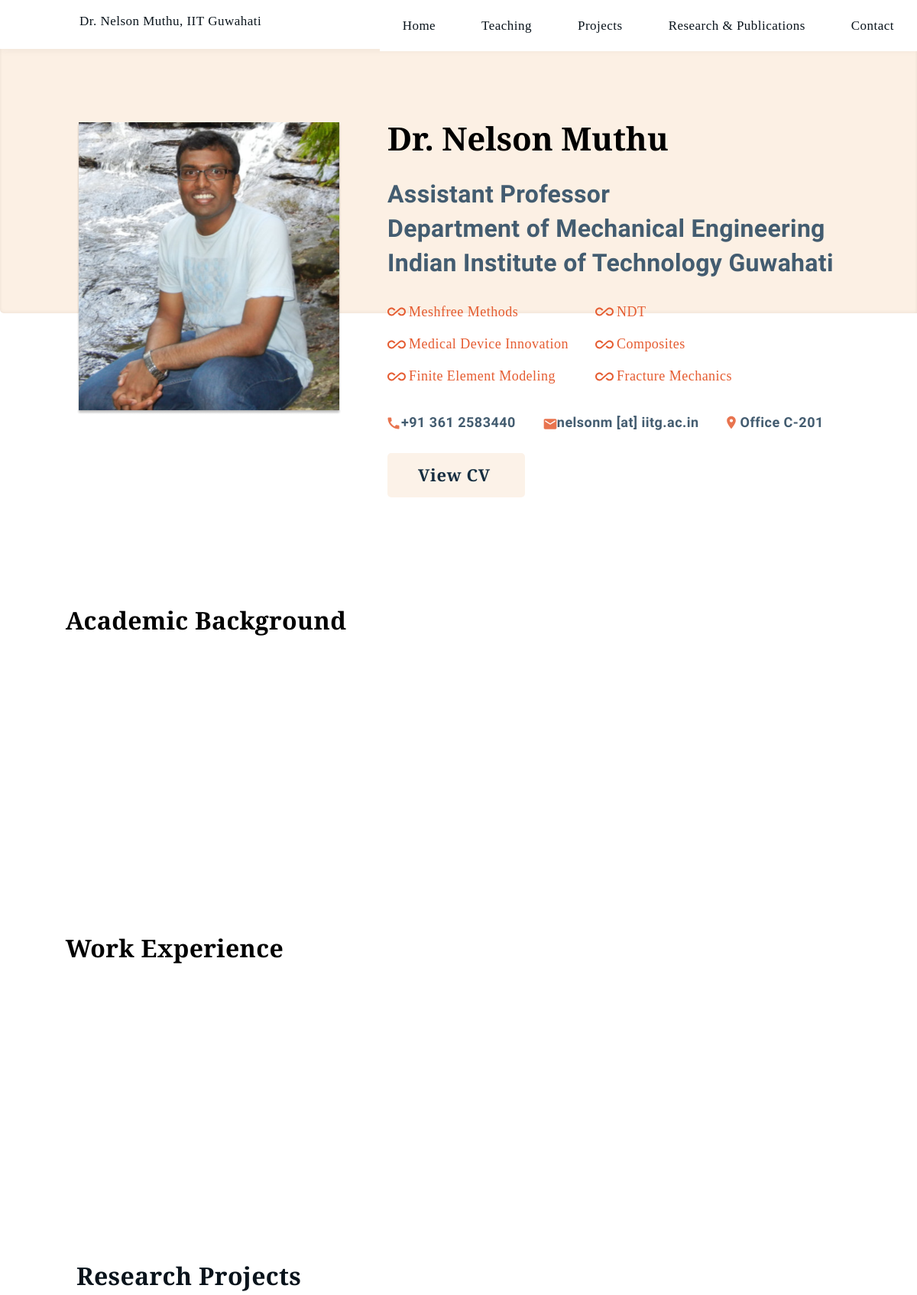
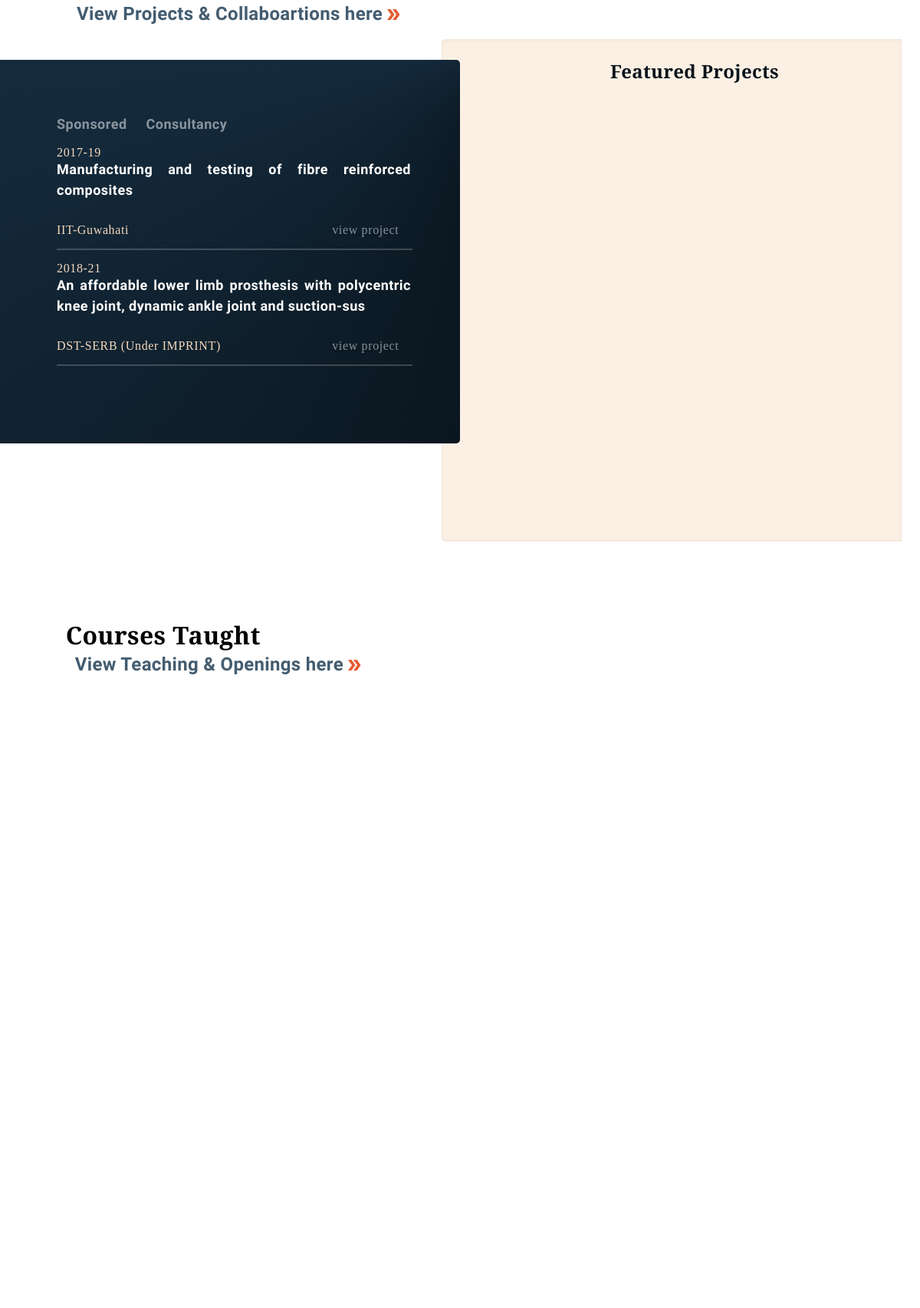
The page / (upper part) on the database its author committed (2 pictures, top to bottom).
### page/models.py (models this page shows, shortened)
class Project(models.Model):
    proj_id = models.AutoField(primary_key=True)
    name = models.CharField(max_length=100)
    company = models.CharField(max_length=100, blank=True)
    status = models.CharField(max_length=100, blank=True)
    tenure = models.CharField(max_length=100, help_text='year1-year2 e.g. 2018-2021')
    project_value = models.CharField(max_length=50, blank=True, help_text='in lakhs INR')
    pi = models.CharField(max_length=100, blank=True, help_text='principal investigator')
    copi = models.CharField(max_length=100, blank=True, help_text='co-principal investigator')
    about = models.TextField(max_length=5000)
    pr_choices = [
        ('Consultancy', 'Consultancy'), ('Sponsored', 'Sponsored')
    ]
    type = models.CharField(
        choices=pr_choices,
        default='Consultancy',
        max_length=50,
    )
    add_date = models.DateTimeField(auto_now_add=True, null=True)
    image = models.ImageField(upload_to='project/', help_text='featured image')
    featured = models.BooleanField(default=False)

### page/views.py (the view)
# urls.py: 2. Add a URL to urlpatterns:  path('', views.home, name='home')
def home(request):
    educations = Education.objects.all()
    awards = Award.objects.all()
    projects = Project.objects.all()
    projectImages = ProjectImage.objects.all()
    courses = Course.objects.all()
    curr_students = Curr_student.objects.all()
    collaborations = Collaboration.objects.all()
    experiences = Experience.objects.all()
    companys = Company.objects.all()
    collaboration_acads = Collaboration_acad.objects.all()
    services = Service.objects.all()
    data = {
        'awards': awards,
        'educations': educations,
        'projects': projects,
        'projectImages': projectImages,
        'courses': courses,
        'curr_students': curr_students,
        'collaborations': collaborations,
        'collaboration_acads': collaboration_acads,
        'experiences': experiences,
        'companys': companys,
        'services': services,
    }
    return render(request, 'home.html', data)

### template/home.html (shortened to what this page needs)
<!DOCTYPE html>
<html>
<head>
    {% load static %}
    <link rel="stylesheet" href="{% static 'style.css'%}">
    <link rel="stylesheet" href="{% static 'splide.min.css'%}">
</head>
<body class="container">
        <header class="header">
        <div class="first-head">
            <a class="nelson_header bit17" style="font-size: 17px;">Dr.&nbsp;Nelson Muthu,&nbsp;IIT&nbsp;Guwahati</a>
        </div>
        <ul class="menu">
            <li><a href="/" class="bit17" style="font-size: 17px; color: var(--blue100); ">Home</a></li>
            <li><a href="/teaching" class="bit17" style="font-size: 17px;color: var(--blue100);">Teaching</a></li>
            <li><a href="/projects" class="bit17" style="font-size: 17px;color: var(--blue100);"> Projects</a></li>
            <li><a href="/publications" class="bit17" style="font-size: 17px;color: var(--blue100);" href="#research">Research &
                    Publications</a></li>
            <li><a type="button" onclick="window.scroll({
                top: 0,
                left: 0,
                behavior: 'smooth'
              });" class="bit17" style="font-size: 17px;color: var(--blue100);">Contact</a></li>
        </ul>
    </header>
    <div class="test-flex">
        <div class="test-item" style="margin-top: -10px;">
                <div class="land-book" id="land-book">
        <div class="land-tan" id="land-tan"></div>
        <div class="land-row" id="land-row">
            <div  style="order: 0;" >
                <img class="muthu-img" id="muthu-img" src="{% static 'media/Nelson-Muthu.png'%}">
            </div>
            <div class="land-cont" style="order: 1;" id="land-cont">
                <div class="land-intro bit42" style="margin-top:0px;">Dr. Nelson Muthu</div>
                <div class="sub-intro-land ast32">Assistant Professor<br /> Department of Mechanical Engineering<br> Indian
                    Institute of Technology Guwahati</div>
                <div class="interest-flex" id="interest-flex">
                    <div class="int-left" id="int-left">
                        <div class="grp-left" style="margin-top: 0;">
                            <div class="all-inclusive-img"></div>
                            <div class="text-land bit18">Meshfree Methods</div>
                        </div>
                        <div class="grp-left">
                            <div class="all-inclusive-img"></div>
                            <div class="text-land bit18">Medical Device Innovation</div>
                        </div>
                        <div class="grp-left" style="margin-bottom: 0;">
                            <div class="all-inclusive-img"></div>
                            <div class="text-land bit18">Finite Element Modeling</div>
                        </div>
                    </div>
                    <div class="int-right" id="int-right">
                        <div class="grp-left" style="margin-top: 0;">
                            <div class="all-inclusive-img"></div>
                            <div class="text-land bit18">NDT</div>
                        </div>
                        <div class="grp-left">
                            <div class="all-inclusive-img"></div>
                            <div class="text-land bit18">Composites</div>
                        </div>
                        <div class="grp-left" style="margin-bottom: 0;">
                            <div class="all-inclusive-img"></div>
                            <div class="text-land bit18">Fracture Mechanics</div>
                        </div>
                    </div>
                </div>
                <div class="land-contact ast18" id="land-contact">
                    <div class="grp-land-flex">
                        <div class="cont-img">
                            <img src="{% static 'media/icon-phone.svg'%}" />
                        </div>
                        <div class="cont-grp" style="top:0px">+91 361 2583440</div>
                    </div>
                    <div class="grp-land-flex">
                        <div class="cont-img">
                            <img src="{% static 'media/icon-mail.svg'%}" />
                        </div>
                        <div class="cont-grp">nelsonm [at] iitg.ac.in</div>
                    </div>
                    <div class="grp-land-flex">
                        <a href="https://goo.gl/maps/jMRY1h9vQxq5btF66" target="_blank"><div class="cont-img">
                            <img src="{% static 'media/icon-location.svg'%}" />
                        </div></a>
                        <div class="cont-grp">Office C-201</div>
                    </div>
                </div>
                <div class="view-cv-res" style="margin-bottom:0px;">
                    <a href= "{% static 'media/Aryan Rathod CV.pdf' %}" target="_blank" style="text-decoration:none;">
                    <div class="cv-rect" style="background: #FCF2E8;">
                        <div class="cv-text bit22" style="color: #162E41;">View CV</div>
                    </div>
                    </a>
                </div>
            </div>
        </div>
    </div>
        </div>
        <div class="test-item">
    <div>
        <div class="title-acads bit32">Academic Background</div>
        <div class="acads-carousel" style="--text-size: 16px;">
        </div>
    </div>
    </div>
        <div class="test-item">
                <div>
        <div class="title-acads bit32">Work Experience</div>
        <div class="acads-carousel" style="--text-size: 16px;">
        </div>
    </div>
        </div>
        <div class="test-item">
            <div class="proj-book" id="projectsection">
                <div class="title-proj bit32">Research Projects</div>
                <div class="view-all-proj ast24" style="z-index:2000;"> View Projects & Collaboartions here
                    <a type="button" href="/projects" style="z-index:2000;text-decoration: none;"><img src="{% static 'media/d_arrow.svg' %}"></a>
                </div>
                <div class="over-wrapper" id="over-wrapper">
                    <div class="over-rect" style="order: 1;">
                        <div class="tan-rect" id="tan-rect">
                            <div class="tan-frame" id="tan-frame">
                                <div class="proj-name bit24">Featured Projects</div>
                                <div class="proj-carousel">
                                </div>
                            </div>
                        </div>
                    </div>
                    <div class="over-rect" style="order:0">
                        <div class="blue-rect" id="blue-rect">
                            <div class="blue-frame" id="blue-frame">
                                <div class="tab" >
                                    <div class="tablink" onclick="openCity('SP', this)" id="defaultOpen"><div class="ast18" style="text-decoration:none;">Sponsored</div></div>
                                    <div class="tablink" onclick="openCity('CO', this)"><div class="ast18">Consultancy</div></div>
                                </div>
                                <div id="SP" class="tabcontent" style="overflow-y: scroll;"><div class="proj-overflow">
                                    {% for project in projects %}
                                    {% if project.type == "Sponsored" %}
                                    <div class="grp-blue" id="grp-blue">
                                        <div class="date-blue bit16">{{project.tenure}} </div>
                                        <div class="blue-content ast18">{{project.name}}
                                        </div>
                                        <div class="proj-flex-view">
                                            <div class="iitg bit16">{{project.company}}
                                            </div>
                                            <a href="{{project.proj_id}}"><div class="view-proj bit16">view project</div></a>
                                        </div>
                                        <div class="div-blue"></div>
                                    </div>
                                    {% endif %}
                                    {% endfor %}
                                </div>
                                </div>
                            </div>
                        </div>
                    </div>
                </div>
            </div>
        </div>
        <div class="test-item">
                <div>
        <div class="title-acads bit32">Courses Taught</div>
        <div class="view-courses ast24">
            View Teaching & Openings here
            <img src="{% static 'media/d_arrow.svg'%}" alt="">
        </div>
        <div class="courses-carousel">
        </div>
            </div>
            </div>
</div>
</body>
</html>

### rows shown on the page
Project: tenure "2017-19", name "Manufacturing and testing of fibre reinforced composites", company "IIT-Guwahati"
Project: tenure "2018-21", name "An affordable lower limb prosthesis with polycentric knee joint, dynamic ankle joint and suction-sus", company "DST-SERB (Under IMPRINT)"
